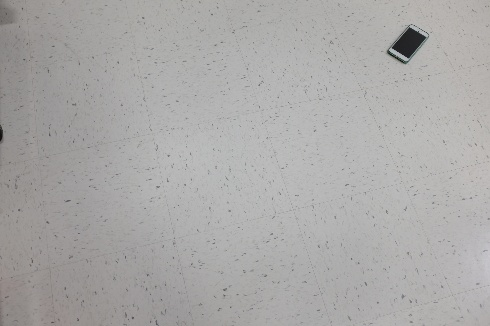
#> input picture homework/assignment1/data/train/0.jpg, 490 x 326 px, found by its file name; its folder holds 4 pictures in this run
$ python image_resize.py   (older library calls are emulated)
#> lines starting #> are read from the running program, lines starting #| are printed output that depends on the picture
# Author: Daniel Yan
# Email: daniel.yan@vanderbilt.edu
# Description: Quick script to resize images to 224x224 to use torchvision models.

from PIL import Image
import os, sys

# Constants
OLD_PATH = "../data/original/"
NEW_PATH = "../data/resized224/"

# Resize training images
for file_name in os.listdir(OLD_PATH+"train"):
    # Open image
    old_image = Image.open(OLD_PATH+"train/"+file_name)
#> old_image is the input picture: PIL image 490x326 RGB; mean R, G, B 170.3, 169.1, 168.1
    # Resize image
    new_image = old_image.resize((224, 224), Image.ANTIALIAS)
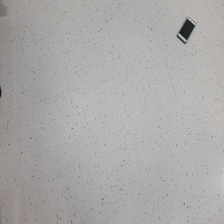
#> new_image: PIL image 224x224 RGB; mean R, G, B 170.3, 169.1, 168.1
    # Save image
    new_image.save(NEW_PATH+"train/"+file_name)
#> pass 2 of the loop `for file_name in os.listdir(OLD_PATH+"train"):`:
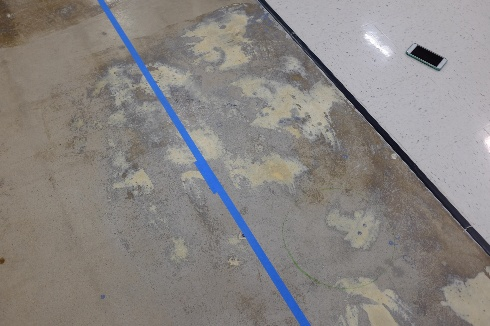
#> input picture homework/assignment1/data/train/1.jpg, 490 x 326 px, found by its file name
#> old_image is the input picture: PIL image 490x326 RGB; mean R, G, B 136.4, 132.5, 130
#> `new_image = old_image.resize((224, 224), Image.ANTIALIAS)`:
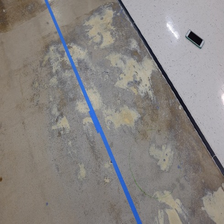
#> new_image: PIL image 224x224 RGB; mean R, G, B 136.4, 132.5, 130
#> pass 3 of the loop `for file_name in os.listdir(OLD_PATH+"train"):`:
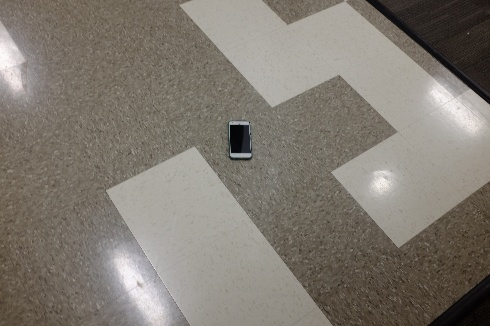
#> input picture homework/assignment1/data/train/10.jpg, 490 x 326 px, found by its file name
#> old_image is the input picture: PIL image 490x326 RGB; mean R, G, B 128.4, 122.2, 113.4
#> `new_image = old_image.resize((224, 224), Image.ANTIALIAS)`:
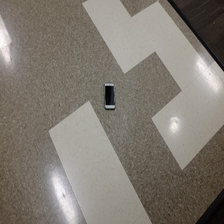
#> new_image: PIL image 224x224 RGB; mean R, G, B 128.4, 122.2, 113.4
#> the loop made 4 passes; the first 3 are shown

# Resize testing images
#> (the run stopped early here; a loop or call above may not have finished)
